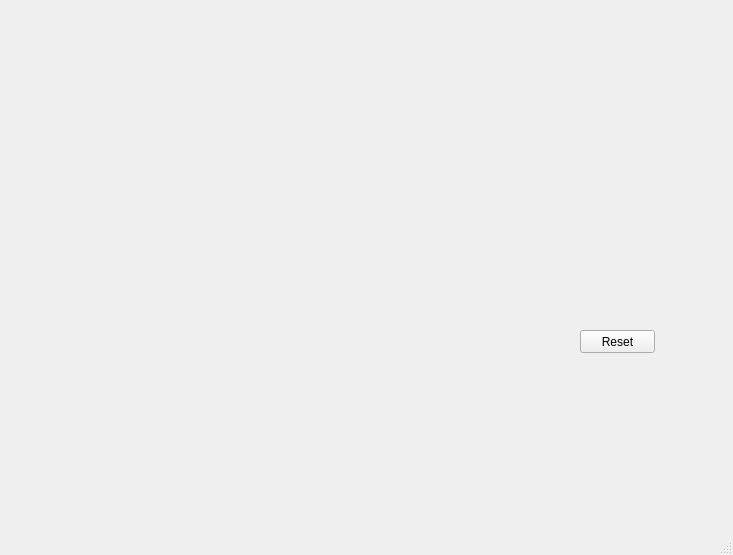
<?xml version="1.0" encoding="UTF-8"?>
<ui version="4.0">
 <class>MainWindow</class>
 <widget class="QMainWindow" name="MainWindow">
  <property name="geometry">
   <rect>
    <x>0</x>
    <y>0</y>
    <width>733</width>
    <height>555</height>
   </rect>
  </property>
  <property name="windowTitle">
   <string>MainWindow</string>
  </property>
  <widget class="QWidget" name="centralwidget">
   <widget class="QPushButton" name="pushButton">
    <property name="geometry">
     <rect>
      <x>580</x>
      <y>330</y>
      <width>75</width>
      <height>23</height>
     </rect>
    </property>
    <property name="text">
     <string>Reset</string>
    </property>
   </widget>
  </widget>
  <widget class="QMenuBar" name="menubar">
   <property name="geometry">
    <rect>
     <x>0</x>
     <y>0</y>
     <width>733</width>
     <height>21</height>
    </rect>
   </property>
  </widget>
  <widget class="QStatusBar" name="statusbar"/>
 </widget>
 <resources/>
 <connections/>
</ui>
